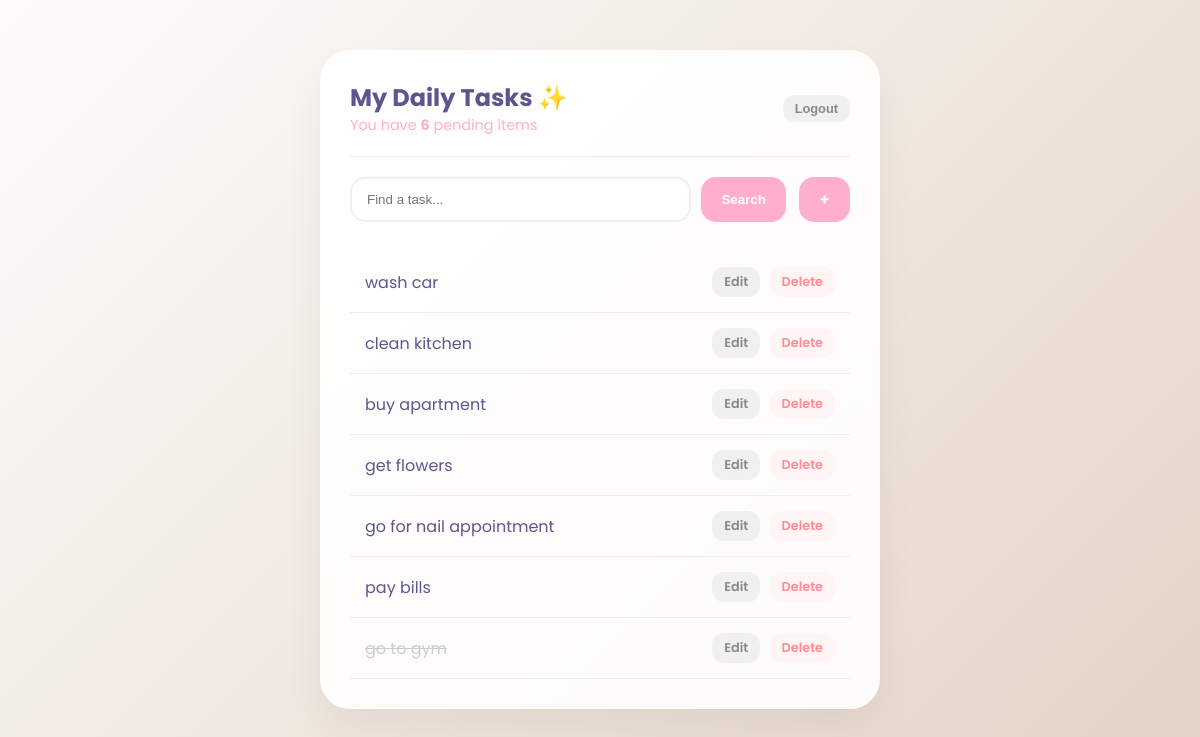
The app's page / (signed in), older data.
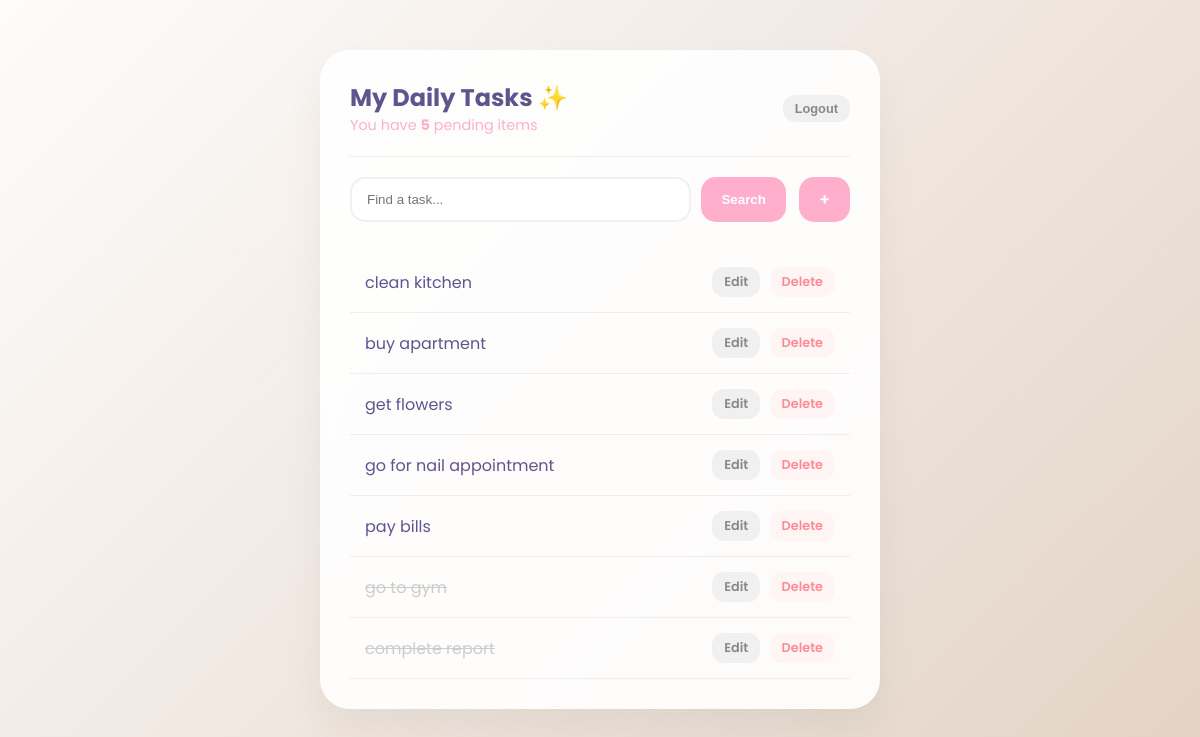
The same page, newer data.
### base/models.py (models this page shows, shortened)
class Task(models.Model):
    user = models.ForeignKey(User, on_delete=models.CASCADE, null=True, blank=True)
    title = models.CharField(max_length=200)
    description = models.TextField(null=True, blank=True)
    complete = models.BooleanField(default=False)
    created = models.DateTimeField(auto_now_add=True)
    class Meta:
        ordering = ['complete']  # Orders tasks by their completion status

### base/views.py (the view)
# urls.py: path('', TaskList.as_view(), name='tasks'),
class TaskList(LoginRequiredMixin, ListView):
    model = Task
    context_object_name = 'tasks'
    def get_context_data(self, **kwargs):
        context = super().get_context_data(**kwargs)
        context['tasks'] = context['tasks'].filter(user=self.request.user)
        context['count'] = context['tasks'].filter(complete=False).count()
        search_input = self.request.GET.get('search-area') or ''
        if search_input:
            context['tasks'] = context['tasks'].filter(
                title__startswith=search_input)
        context['search_input'] = search_input
        return context

### base/templates/base/task_list.html (shortened to what this page needs)
{% extends 'base/main.html' %}
{% block content %}
<div style="display: flex; justify-content: space-between; align-items: center; margin-bottom: 20px;">
    <div>
        <h2 style="margin: 0;">My Daily Tasks ✨</h2>
        <p style="color: var(--primary-pink); margin: 0; font-size: 0.9rem;">You have <b>{{count}}</b> pending items</p>
    </div>
    <form action="{% url 'logout' %}" method="post">
        <button type="submit" class="btn-action btn-edit" style="border:none; cursor:pointer;">Logout</button>
    </form>
</div>
<hr style="border: 0; border-top: 1px solid #eee; margin-bottom: 20px;">
<div style="display: flex; gap: 10px; margin-bottom: 30px;">
    <form method="GET" style="flex: 1; display: flex; gap: 10px;">
        <input type="text" name="search-area" placeholder="Find a task..." value="{{search_input}}" class="search-bar">
        <input type="submit" value="Search" class="btn-main">
    </form>
    <a href="{% url 'tasks-create' %}" class="btn-main" style="display: flex; align-items: center; justify-content: center;">+</a>
</div>
<div class="task-items-wrapper">
    {% for task in tasks %}
    <div class="task-row">
        <div style="display: flex; align-items: center; gap: 10px;">
            {% if task.complete %}
                <span style="color: #ccc;"><s>{{task.title}}</s></span>
            {% else %}
                <span>{{task.title}}</span>
            {% endif %}
        </div>
        <div class="task-controls">
            <a href="{% url 'task-update' task.id %}" class="btn-action btn-edit">Edit</a>
            <a href="{% url 'task-delete' task.id %}" class="btn-action btn-delete">Delete</a>
        </div>
    </div>
    {% empty %}
    <p style="text-align: center; color: #999;">Your list is empty. Time to relax! 🌸</p>
    {% endfor %}
</div>
{% endblock content %}

### base/templates/base/main.html (shortened to what this page needs)
<!DOCTYPE html>
<html lang="en">
<head>
</head>
<body>
    <div class="container">
        {% block content %}
        {% endblock content %}
    </div>
</body>
</html>

### base/templates/base/main.html (style rules this page uses)
:root { --primary-pink: #ffafcc; --soft-purple: #cdb4db; --bg-gradient: linear-gradient(135deg, #fdfcfb 0%, #e2d1c3 100%); --text-dark: #5e548e; --white: #ffffff; }
body { font-family: 'Poppins', sans-serif; background: var(--bg-gradient); margin: 0; display: flex; justify-content: center; min-height: 100vh; padding-top: 50px; color: var(--text-dark); }
.container { width: 90%; max-width: 500px; background: rgba(255, 255, 255, 0.9); backdrop-filter: blur(10px); padding: 30px; border-radius: 30px; box-shadow: 0 20px 40px rgba(0,0,0,0.05); height: fit-content; }
.btn-action { text-decoration: none; font-size: 0.8rem; padding: 6px 12px; border-radius: 12px; transition: 0.3s; display: inline-block; font-weight: 600; }
.btn-edit { background-color: #f0f0f0; color: #888; }
.btn-delete { background-color: #fff5f5; color: #ff8b94; margin-left: 5px; }
.search-bar { padding: 10px 15px; border-radius: 15px; border: 2px solid #f0f0f0; outline: none; width: 70%; }
.btn-main { background: var(--primary-pink); color: white; border: none; padding: 10px 20px; border-radius: 15px; cursor: pointer; font-weight: 600; text-decoration: none; }
.task-row { display: flex; justify-content: space-between; align-items: center; padding: 15px; border-bottom: 1px solid #eee; }

Row changes from the older to the newer data that the page shows:
removed Task: title "wash car"
added Task: title "complete report"
Text that changed along with them:
{{ count }}: "6" → "5"
